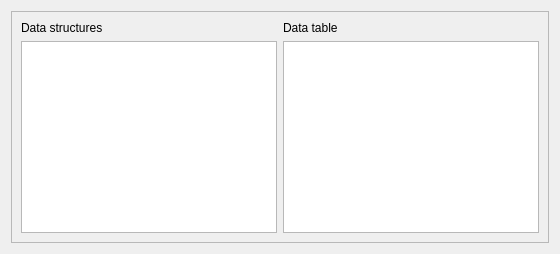
          <widget class="QWidget" name="tab_7">
           <attribute name="icon">
            <iconset resource="icons.qrc">
             <normaloff>:/file/ic_border_all_black_48dp.png</normaloff>:/file/ic_border_all_black_48dp.png</iconset>
           </attribute>
           <attribute name="title">
            <string>Info</string>
           </attribute>
           <layout class="QVBoxLayout" name="verticalLayout_8">
            <item>
             <widget class="QFrame" name="frame_2">
              <property name="frameShape">
               <enum>QFrame::StyledPanel</enum>
              </property>
              <property name="frameShadow">
               <enum>QFrame::Raised</enum>
              </property>
              <layout class="QGridLayout" name="gridLayout_5" rowstretch="0,0" columnstretch="0,40">
               <property name="sizeConstraint">
                <enum>QLayout::SetMaximumSize</enum>
               </property>
               <item row="0" column="0">
                <widget class="QLabel" name="label_3">
                 <property name="text">
                  <string>Data structures</string>
                 </property>
                </widget>
               </item>
               <item row="0" column="1">
                <widget class="QLabel" name="label_4">
                 <property name="text">
                  <string>Data table</string>
                 </property>
                </widget>
               </item>
               <item row="1" column="0">
                <widget class="QListView" name="dataStructuresListView"/>
               </item>
               <item row="1" column="1">
                <widget class="QTableView" name="dataStructureTableView"/>
               </item>
              </layout>
             </widget>
            </item>
           </layout>
          </widget>
